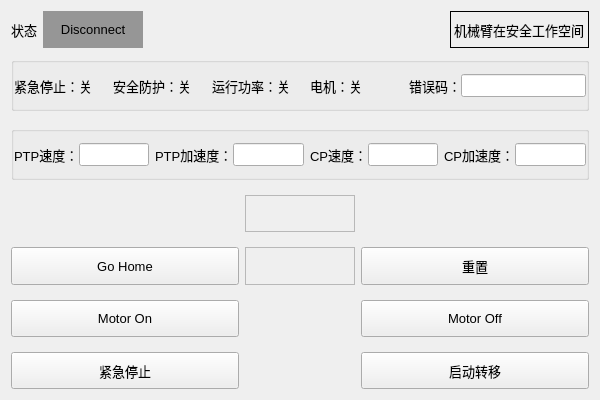
<?xml version="1.0" encoding="UTF-8"?>
<ui version="4.0">
 <class>RobotWidgetClass</class>
 <widget class="QWidget" name="RobotWidgetClass">
  <property name="geometry">
   <rect>
    <x>0</x>
    <y>0</y>
    <width>600</width>
    <height>400</height>
   </rect>
  </property>
  <property name="font">
   <font>
    <pointsize>10</pointsize>
   </font>
  </property>
  <property name="windowTitle">
   <string>ImagerWidget</string>
  </property>
  <layout class="QVBoxLayout" name="verticalLayout_5" stretch="1,9">
   <property name="spacing">
    <number>9</number>
   </property>
   <item>
    <layout class="QHBoxLayout" name="LayoutState">
     <item>
      <widget class="QLabel" name="label_2">
       <property name="sizePolicy">
        <sizepolicy hsizetype="Preferred" vsizetype="Preferred">
         <horstretch>0</horstretch>
         <verstretch>0</verstretch>
        </sizepolicy>
       </property>
       <property name="font">
        <font>
         <pointsize>10</pointsize>
        </font>
       </property>
       <property name="text">
        <string>状态</string>
       </property>
      </widget>
     </item>
     <item>
      <widget class="QLabel" name="label_RobotConnect">
       <property name="sizePolicy">
        <sizepolicy hsizetype="Fixed" vsizetype="Preferred">
         <horstretch>0</horstretch>
         <verstretch>0</verstretch>
        </sizepolicy>
       </property>
       <property name="minimumSize">
        <size>
         <width>100</width>
         <height>0</height>
        </size>
       </property>
       <property name="font">
        <font>
         <pointsize>10</pointsize>
        </font>
       </property>
       <property name="styleSheet">
        <string notr="true">background-color: rgb(150, 150, 150);</string>
       </property>
       <property name="text">
        <string>Disconnect</string>
       </property>
       <property name="alignment">
        <set>Qt::AlignCenter</set>
       </property>
      </widget>
     </item>
     <item>
      <spacer name="horizontalSpacer">
       <property name="orientation">
        <enum>Qt::Horizontal</enum>
       </property>
       <property name="sizeType">
        <enum>QSizePolicy::Expanding</enum>
       </property>
       <property name="sizeHint" stdset="0">
        <size>
         <width>40</width>
         <height>20</height>
        </size>
       </property>
      </spacer>
     </item>
     <item>
      <widget class="QLabel" name="label_WorkSpace">
       <property name="frameShape">
        <enum>QFrame::Box</enum>
       </property>
       <property name="text">
        <string>机械臂在安全工作空间</string>
       </property>
      </widget>
     </item>
    </layout>
   </item>
   <item>
    <layout class="QGridLayout" name="gridLayout">
     <property name="verticalSpacing">
      <number>15</number>
     </property>
     <item row="4" column="2">
      <widget class="QFrame" name="frame_2">
       <property name="frameShape">
        <enum>QFrame::StyledPanel</enum>
       </property>
       <property name="frameShadow">
        <enum>QFrame::Raised</enum>
       </property>
      </widget>
     </item>
     <item row="1" column="0" colspan="5">
      <widget class="QGroupBox" name="groupBox_GetPara">
       <property name="title">
        <string/>
       </property>
       <layout class="QHBoxLayout" name="horizontalLayout_11">
        <property name="leftMargin">
         <number>0</number>
        </property>
        <property name="rightMargin">
         <number>0</number>
        </property>
        <item>
         <layout class="QHBoxLayout" name="horizontalLayout" stretch="0,1">
          <property name="spacing">
           <number>0</number>
          </property>
          <item>
           <widget class="QLabel" name="label">
            <property name="text">
             <string>PTP速度：</string>
            </property>
           </widget>
          </item>
          <item>
           <widget class="QLineEdit" name="lineEdit_GetPTPSpeed">
            <property name="readOnly">
             <bool>true</bool>
            </property>
           </widget>
          </item>
         </layout>
        </item>
        <item>
         <layout class="QHBoxLayout" name="horizontalLayout_8" stretch="0,1">
          <property name="spacing">
           <number>0</number>
          </property>
          <item>
           <widget class="QLabel" name="label_5">
            <property name="text">
             <string>PTP加速度：</string>
            </property>
           </widget>
          </item>
          <item>
           <widget class="QLineEdit" name="lineEdit_GetPTPAccel">
            <property name="readOnly">
             <bool>true</bool>
            </property>
           </widget>
          </item>
         </layout>
        </item>
        <item>
         <layout class="QHBoxLayout" name="horizontalLayout_9" stretch="0,1">
          <property name="spacing">
           <number>0</number>
          </property>
          <item>
           <widget class="QLabel" name="label_7">
            <property name="text">
             <string>CP速度：</string>
            </property>
           </widget>
          </item>
          <item>
           <widget class="QLineEdit" name="lineEdit_GetCPSpeed">
            <property name="readOnly">
             <bool>true</bool>
            </property>
           </widget>
          </item>
         </layout>
        </item>
        <item>
         <layout class="QHBoxLayout" name="horizontalLayout_10" stretch="0,1">
          <property name="spacing">
           <number>0</number>
          </property>
          <item>
           <widget class="QLabel" name="label_9">
            <property name="text">
             <string>CP加速度：</string>
            </property>
           </widget>
          </item>
          <item>
           <widget class="QLineEdit" name="lineEdit_GetCPAccel">
            <property name="readOnly">
             <bool>true</bool>
            </property>
           </widget>
          </item>
         </layout>
        </item>
       </layout>
      </widget>
     </item>
     <item row="7" column="3" colspan="2">
      <widget class="QPushButton" name="pushButton_StartOrStopTransfer">
       <property name="sizePolicy">
        <sizepolicy hsizetype="Preferred" vsizetype="Preferred">
         <horstretch>0</horstretch>
         <verstretch>0</verstretch>
        </sizepolicy>
       </property>
       <property name="font">
        <font>
         <pointsize>10</pointsize>
        </font>
       </property>
       <property name="text">
        <string>启动转移</string>
       </property>
      </widget>
     </item>
     <item row="6" column="3" colspan="2">
      <widget class="QPushButton" name="pushButton_MotorOffR">
       <property name="sizePolicy">
        <sizepolicy hsizetype="Preferred" vsizetype="Preferred">
         <horstretch>0</horstretch>
         <verstretch>0</verstretch>
        </sizepolicy>
       </property>
       <property name="text">
        <string>Motor Off</string>
       </property>
      </widget>
     </item>
     <item row="0" column="0" colspan="5">
      <widget class="QGroupBox" name="groupBox_WorkStatus3">
       <property name="title">
        <string/>
       </property>
       <layout class="QHBoxLayout" name="horizontalLayout_7">
        <property name="leftMargin">
         <number>0</number>
        </property>
        <property name="rightMargin">
         <number>0</number>
        </property>
        <item>
         <layout class="QHBoxLayout" name="horizontalLayout_2" stretch="0,1">
          <property name="spacing">
           <number>0</number>
          </property>
          <item>
           <widget class="QLabel" name="label_3">
            <property name="sizePolicy">
             <sizepolicy hsizetype="Preferred" vsizetype="Preferred">
              <horstretch>0</horstretch>
              <verstretch>0</verstretch>
             </sizepolicy>
            </property>
            <property name="text">
             <string>紧急停止：</string>
            </property>
           </widget>
          </item>
          <item>
           <widget class="QLabel" name="label_PauseSwitch_3">
            <property name="sizePolicy">
             <sizepolicy hsizetype="Preferred" vsizetype="Preferred">
              <horstretch>0</horstretch>
              <verstretch>0</verstretch>
             </sizepolicy>
            </property>
            <property name="text">
             <string>关</string>
            </property>
           </widget>
          </item>
         </layout>
        </item>
        <item>
         <layout class="QHBoxLayout" name="horizontalLayout_3" stretch="0,1">
          <property name="spacing">
           <number>0</number>
          </property>
          <item>
           <widget class="QLabel" name="label_4">
            <property name="sizePolicy">
             <sizepolicy hsizetype="Preferred" vsizetype="Preferred">
              <horstretch>0</horstretch>
              <verstretch>0</verstretch>
             </sizepolicy>
            </property>
            <property name="text">
             <string>安全防护：</string>
            </property>
           </widget>
          </item>
          <item>
           <widget class="QLabel" name="label_SecuritySwitch_3">
            <property name="sizePolicy">
             <sizepolicy hsizetype="Preferred" vsizetype="Preferred">
              <horstretch>0</horstretch>
              <verstretch>0</verstretch>
             </sizepolicy>
            </property>
            <property name="text">
             <string>关</string>
            </property>
           </widget>
          </item>
         </layout>
        </item>
        <item>
         <layout class="QHBoxLayout" name="horizontalLayout_4" stretch="0,1">
          <property name="spacing">
           <number>0</number>
          </property>
          <item>
           <widget class="QLabel" name="label_6">
            <property name="sizePolicy">
             <sizepolicy hsizetype="Preferred" vsizetype="Preferred">
              <horstretch>0</horstretch>
              <verstretch>0</verstretch>
             </sizepolicy>
            </property>
            <property name="text">
             <string>运行功率：</string>
            </property>
           </widget>
          </item>
          <item>
           <widget class="QLabel" name="label_MotorPower_3">
            <property name="sizePolicy">
             <sizepolicy hsizetype="Preferred" vsizetype="Preferred">
              <horstretch>0</horstretch>
              <verstretch>0</verstretch>
             </sizepolicy>
            </property>
            <property name="text">
             <string>关</string>
            </property>
           </widget>
          </item>
         </layout>
        </item>
        <item>
         <layout class="QHBoxLayout" name="horizontalLayout_5" stretch="0,1">
          <property name="spacing">
           <number>0</number>
          </property>
          <item>
           <widget class="QLabel" name="label_8">
            <property name="sizePolicy">
             <sizepolicy hsizetype="Preferred" vsizetype="Preferred">
              <horstretch>0</horstretch>
              <verstretch>0</verstretch>
             </sizepolicy>
            </property>
            <property name="text">
             <string>电机：</string>
            </property>
           </widget>
          </item>
          <item>
           <widget class="QLabel" name="label_MotorSwitch_3">
            <property name="sizePolicy">
             <sizepolicy hsizetype="Preferred" vsizetype="Preferred">
              <horstretch>0</horstretch>
              <verstretch>0</verstretch>
             </sizepolicy>
            </property>
            <property name="text">
             <string>关</string>
            </property>
           </widget>
          </item>
         </layout>
        </item>
        <item>
         <layout class="QHBoxLayout" name="horizontalLayout_6" stretch="0,1">
          <property name="spacing">
           <number>0</number>
          </property>
          <item>
           <widget class="QLabel" name="label_Error_3">
            <property name="sizePolicy">
             <sizepolicy hsizetype="Preferred" vsizetype="Preferred">
              <horstretch>0</horstretch>
              <verstretch>0</verstretch>
             </sizepolicy>
            </property>
            <property name="text">
             <string>错误码：</string>
            </property>
           </widget>
          </item>
          <item>
           <widget class="QLineEdit" name="lineEdit_ErrCode_3">
            <property name="sizePolicy">
             <sizepolicy hsizetype="Expanding" vsizetype="Fixed">
              <horstretch>0</horstretch>
              <verstretch>0</verstretch>
             </sizepolicy>
            </property>
            <property name="readOnly">
             <bool>true</bool>
            </property>
           </widget>
          </item>
         </layout>
        </item>
       </layout>
      </widget>
     </item>
     <item row="7" column="0" colspan="2">
      <widget class="QPushButton" name="pushButton_EmergencyStopR">
       <property name="sizePolicy">
        <sizepolicy hsizetype="Preferred" vsizetype="Preferred">
         <horstretch>0</horstretch>
         <verstretch>0</verstretch>
        </sizepolicy>
       </property>
       <property name="font">
        <font>
         <pointsize>10</pointsize>
        </font>
       </property>
       <property name="text">
        <string>紧急停止</string>
       </property>
      </widget>
     </item>
     <item row="6" column="0" colspan="2">
      <widget class="QPushButton" name="pushButton_MotorOnR">
       <property name="sizePolicy">
        <sizepolicy hsizetype="Minimum" vsizetype="Preferred">
         <horstretch>0</horstretch>
         <verstretch>0</verstretch>
        </sizepolicy>
       </property>
       <property name="font">
        <font>
         <pointsize>10</pointsize>
        </font>
       </property>
       <property name="text">
        <string>Motor On</string>
       </property>
      </widget>
     </item>
     <item row="3" column="2">
      <widget class="QFrame" name="frame_4">
       <property name="frameShape">
        <enum>QFrame::StyledPanel</enum>
       </property>
       <property name="frameShadow">
        <enum>QFrame::Raised</enum>
       </property>
      </widget>
     </item>
     <item row="4" column="0" colspan="2">
      <widget class="QPushButton" name="pushButton_BackHome">
       <property name="sizePolicy">
        <sizepolicy hsizetype="Minimum" vsizetype="Preferred">
         <horstretch>0</horstretch>
         <verstretch>0</verstretch>
        </sizepolicy>
       </property>
       <property name="font">
        <font>
         <pointsize>10</pointsize>
        </font>
       </property>
       <property name="text">
        <string>Go Home</string>
       </property>
      </widget>
     </item>
     <item row="4" column="3" colspan="2">
      <widget class="QPushButton" name="pushButton_RReset">
       <property name="sizePolicy">
        <sizepolicy hsizetype="Preferred" vsizetype="Preferred">
         <horstretch>0</horstretch>
         <verstretch>0</verstretch>
        </sizepolicy>
       </property>
       <property name="text">
        <string>重置</string>
       </property>
      </widget>
     </item>
    </layout>
   </item>
  </layout>
 </widget>
 <layoutdefault spacing="6" margin="11"/>
 <resources/>
 <connections/>
</ui>
